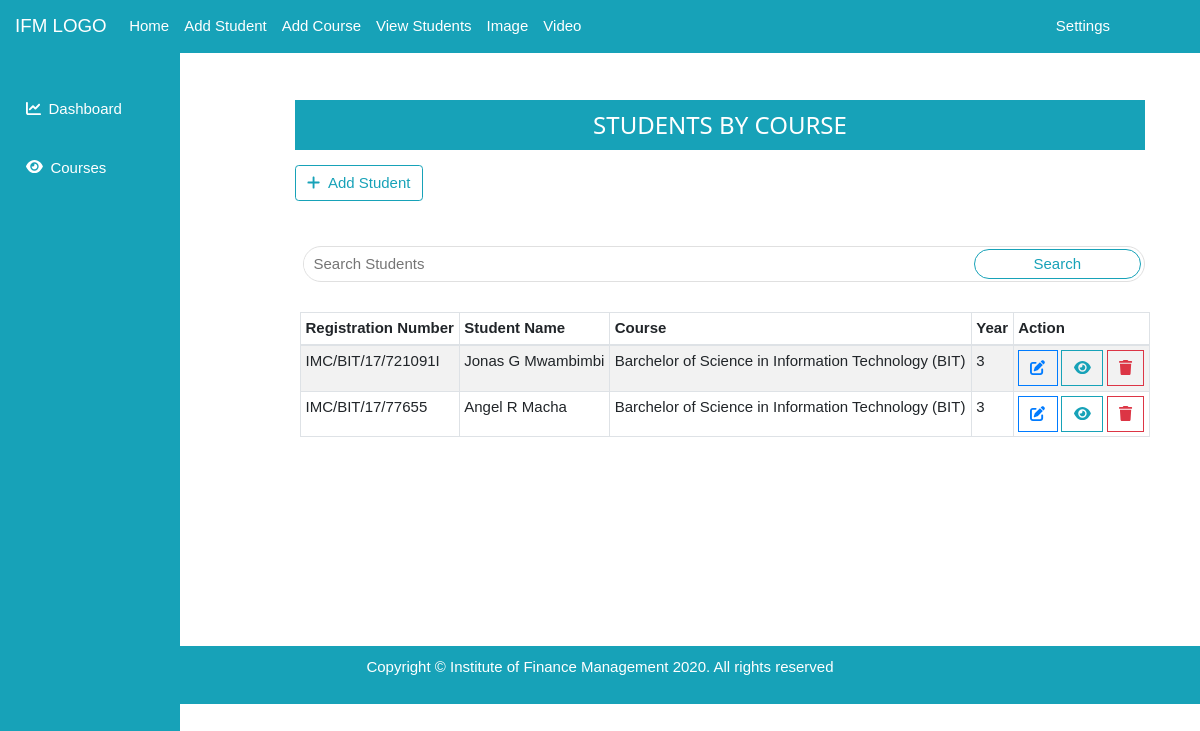
Before: /students/1/course/ with the older database file.
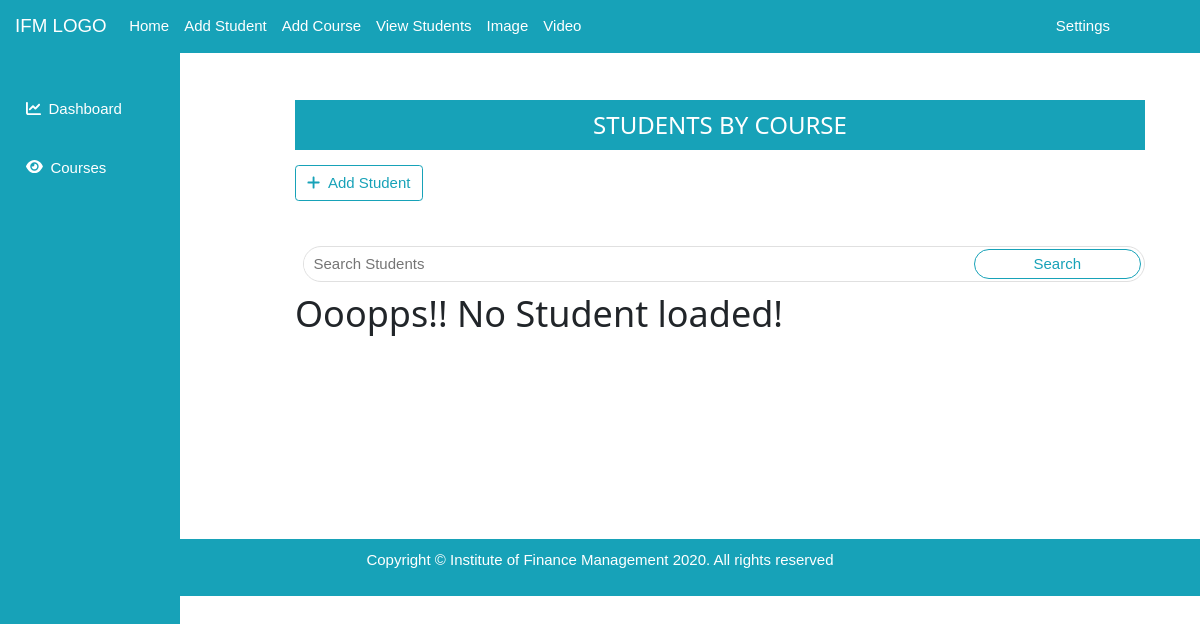
After: the same page with the newer database file.
### face_app/models.py (models this page shows, shortened)
class Student(models.Model):
    fname = models.CharField(max_length = 20)
    sname = models.CharField(max_length = 20, blank = True)
    lname = models.CharField(max_length = 20)
    regno = models.CharField( validators = [regNo_regex], max_length = 30, unique = True )
    course = models.ForeignKey(Course, models.SET_NULL, blank = True, null = True)
    year = models.PositiveIntegerField()
    email = models.EmailField(null = True, blank = True)
    phoneNumber = models.CharField( validators = [phone_regex], max_length=15)
    image = models.ImageField(upload_to = 'student_pics')
    class Meta:
        verbose_name_plural = 'Students'

class Course(models.Model):
    code = models.CharField(max_length = 10, unique = True)
    name = models.CharField(max_length = 100, unique = True)
    class Meta:
        verbose_name_plural = 'Courses'
    def __str__(self):
        return self.name + ' ' +'(' + self.code + ')'

### face_app/views.py (the view, shortened to what this page needs)
# urls.py: path('students/<int:id>/course/', byCourses, name  ='by-courses'),
def byCourses(request, id):
    filtered_students = Student.objects.filter(course = id)
    query = request.GET.get("q")
    context = {
        'students': filtered_students,
    }
    myTemplate = 'face/byCourses.html'
    return render(request, myTemplate, context)

### face_app/templates/face/byCourses.html (shortened to what this page needs)
{% extends 'face/base.html' %}
{% block content %}
<div class="outer-container">
  <div class="container">
    <div class="row">
      <div class="contents">
        <div class="col-md-12">
          <div class="heading bg-info">
            <h3>STUDENTS BY COURSE</h3>
          </div>
          <div >
            <a href="{% url 'add-student' %}" class="btn btn-outline-info  mt-3"> <i class="fa fa-plus mr-2 "></i>Add Student</a>
          </div>
            <form class="form-inline mt-5 ml-2 block" method="GET">
              <div class="searchBar">
                <input type="text" name = "q" placeholder="Search Students">
                <button type="submit" class="btn btn-outline-info mb-2">Search</button>
              </div>
          </form>
          {% if students %}
          <table class="table table-sm table-bordered table-striped table-hover">
              <tr>
                  <thead>
                    <th>Registration Number </th>
                    <th>Student Name</th>
                    <th>Course</th>
                    <th>Year</th>
                    <th>Action</th>
                  </thead>
              </tr>
              <tbody>
                  {% for student in students %}
                  <tr>
                    <td>{{ student.regno }}</td>
                    <td>{{ student.fname }} {{ student.sname }} {{ student.lname }}</td>
                    <td>{{ student.course }}</td>
                    <td>{{ student.year }}</td>
                    <td>
                      <div class="btn-group" role="group" aria-label="Basic example">
                        <a href="{% url 'update-student' student.id %}"><button type="button" class="btn btn-outline-primary"><i class="fa fa-edit"></i></button></a>
                        <a href="{% url 'view-student' student.id %}"><button type="button" class="btn btn-outline-info ml-1 mr-1"><i class="fa fa-eye"></i></button></a>
                        <a href="{% url 'delete-student' student.id %}" onclick="return confirm('Seriously Delete this!?');"><button type="button" class="btn btn-outline-danger"><i class="fa fa-trash"></i></button></a>
                        </div>
                    </td>
                  </tr>
                  {% endfor %}
                {% else %}
                  <h1>Ooopps!! No Student loaded!</h1>
                {% endif %}
              </tbody>
            </table>
        </div>
      </div>
    </div>
  </div>
</div>
{% endblock %}

Changed rows visible on the page:
no longer on this page (row edited): Student: regno "IMC/BIT/17/721091I", fname "Jonas", sname "G", lname "Mwambimbi", course "Barchelor of Science in Information Technology (BIT)", year "3"
no longer on this page (row edited): Student: regno "IMC/BIT/17/77655", fname "Angel", sname "R", lname "Macha", course "Barchelor of Science in Information Technology (BIT)", year "3"
Other visible differences:
text no longer shown: "Registration Number Student Name Course Year Action"
text now shown: "Ooopps!! No Student loaded!"
